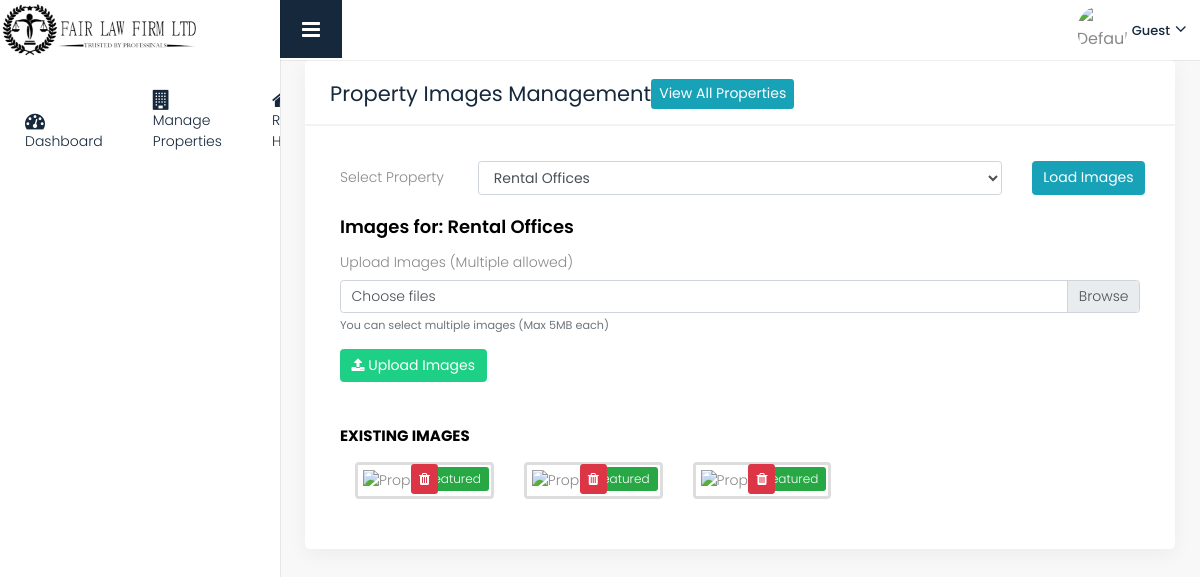
The app's page /data/property_images.php?property_id=4 (signed in) with its own data.
### tables this page shows
CREATE TABLE `properties` (
  `id` int(11) NOT NULL,
  `title` varchar(255) NOT NULL,
  `description` text NOT NULL,
  `property_status` enum('For Rent','For Sale','Not Available') NOT NULL,
  `property_type` varchar(100) NOT NULL,
  `price` varchar(50) NOT NULL DEFAULT '',
  `property_size` varchar(50) NOT NULL,
  `bedroom` int(11) DEFAULT NULL,
  `bathroom` int(11) DEFAULT NULL,
  `street` varchar(255) NOT NULL,
  `status` enum('Active','Inactive','Pending') DEFAULT 'Active',
  `sector` varchar(255) DEFAULT NULL,
  `district` varchar(255) DEFAULT NULL,
  `country` varchar(255) NOT NULL,
  `created_at` timestamp NULL DEFAULT current_timestamp(),
  `floor` varchar(50) DEFAULT NULL,
  `months` int(11) DEFAULT NULL
);

CREATE TABLE `property_images` (
  `id` int(11) NOT NULL,
  `property_id` int(11) NOT NULL,
  `image_name` varchar(255) NOT NULL,
  `is_featured` tinyint(1) DEFAULT 0,
  `image_path` varchar(255) NOT NULL
);

### data/property_images.php (the view, shortened to what this page needs)
<?php
require_once 'include/header.php';
require_once 'propertyMgt/config.php';
$properties = $conn->query("SELECT id, title FROM properties ORDER BY title")->fetchAll(PDO::FETCH_ASSOC);
$property_images = [];
$current_property = null;
if (isset($_GET['property_id'])) {
    $property_id = $_GET['property_id'];
    $stmt = $conn->prepare("SELECT id, title FROM properties WHERE id = ?");
    $stmt->execute([$property_id]);
    $current_property = $stmt->fetch(PDO::FETCH_ASSOC);
    $stmt = $conn->prepare("SELECT * FROM property_images WHERE property_id = ? ORDER BY is_featured DESC, id DESC");
    $stmt->execute([$property_id]);
    $property_images = $stmt->fetchAll(PDO::FETCH_ASSOC);
}
?>
<!DOCTYPE html>
<html lang="en">
<head>
</head>
<body>
    <div class="row column1">
        <div class="col-md-12">
            <div class="white_shd full margin_bottom_30">
                <div class="full graph_head">
                    <div class="heading1 margin_0 d-flex justify-content-between align-items-center">
                        <h2>Property Images Management</h2>
                        <a href="display_rental.php" class="btn btn-info btn-sm">View All Properties</a>
                    </div>
                </div>
                <div class="full progress_bar_inner">
                    <div class="row">
                        <div class="col-md-12">
                            <div class="full padding_infor_info">
                                <form method="get" action="property_images.php" class="mb-4">
                                    <div class="form-group row">
                                        <label class="col-sm-2 col-form-label">Select Property</label>
                                        <div class="col-sm-8">
                                            <select class="form-control" name="property_id" required>
                                                <?php foreach ($properties as $property): ?>
                                                    <option value="<?php echo $property['id']; ?>" <?php echo isset($_GET['property_id']) && $_GET['property_id'] == $property['id'] ? 'selected' : ''; ?>>
                                                        <?php echo htmlspecialchars($property['title']); ?>
                                                    </option>
                                                <?php endforeach; ?>
                                            </select>
                                        </div>
                                        <div class="col-sm-2">
                                            <button type="submit" class="btn btn-info">Load Images</button>
                                        </div>
                                    </div>
                                </form>
                                <?php if (isset($_GET['property_id']) && $current_property): ?>
                                    <h4>Images for: <?php echo htmlspecialchars($current_property['title']); ?></h4>
                                    <form method="post" action="property_images.php" enctype="multipart/form-data" class="mb-5">
                                        <div class="form-group">
                                            <label>Upload Images (Multiple allowed)</label>
                                            <div class="custom-file">
                                                <label class="custom-file-label" for="imageUpload">Choose files</label>
                                            </div>
                                            <small class="form-text text-muted">You can select multiple images (Max 5MB each)</small>
                                        </div>
                                        <div class="form-group">
                                            <button type="submit" name="submit" class="btn btn-success">
                                                <i class="fa fa-upload"></i> Upload Images
                                            </button>
                                        </div>
                                    </form>
                                    <div class="mt-4">
                                        <h5>Existing Images</h5>
                                        <?php if (count($property_images) > 0): ?>
                                            <div class="d-flex flex-wrap">
                                                <?php foreach ($property_images as $image): ?>
                                                    <div class="image-container">
                                                        <?php if ($image['is_featured']): ?>
                                                            <span class="featured-badge">Featured</span>
                                                        <?php endif; ?>
                                                        <div class="image-actions">
                                                            <a href="property_images.php?delete_image=<?php echo $image['id']; ?>&property_id=<?php echo $current_property['id']; ?>"
                                                               class="btn btn-sm btn-danger"
                                                               onclick="return confirm('Are you sure you want to delete this image?')"
                                                               title="Delete">
                                                                <i class="fa fa-trash"></i>
                                                            </a>
                                                        </div>
                                                    </div>
                                                <?php endforeach; ?>
                                            </div>
                                        <?php else: ?>
                                            <div class="alert alert-info">No images found for this property.</div>
                                        <?php endif; ?>
                                    </div>
                                <?php elseif (isset($_GET['property_id'])): ?>
                                    <div class="alert alert-danger">Property not found!</div>
                                <?php endif; ?>
                            </div>
                        </div>
                    </div>
                </div>
            </div>
        </div>
    </div>
</body>
</html>

### data/style.css (style rules this page uses)
* { margin: 0; padding: 0; outline: none !important; }
html, body { color: #898989; font-size: 14px; font-family: 'Poppins', sans-serif; line-height: normal; font-weight: 300; overflow-x: hidden !important; }
a { color: #1f1f1f; text-decoration: none !important; outline: none !important; -webkit-transition: all .3s ease-in-out; -moz-transition: all .3s ease-in-out; -ms-transition: all .3s ease-in-out; -o-transition: all .3s ease-in-out; transition: all .3s ease-in-out; }
h1, h2, h3, h4, h5, h6 { letter-spacing: 0; font-weight: normal; position: relative; padding: 0; font-weight: normal; line-height: normal; color: #1f1f1f; margin: 0 }
h4 { font-size: 16px }
h5 { font-size: 14px }
a { color: #898989; text-decoration: none; outline: none; }
a, .btn { text-decoration: none !important; outline: none !important; -webkit-transition: all .3s ease-in-out; -moz-transition: all .3s ease-in-out; -ms-transition: all .3s ease-in-out; -o-transition: all .3s ease-in-out; transition: all .3s ease-in-out; }
.btn-success { color: #fff; background-color: #1ed085; border-color: #1ed085; }
.padding_infor_info { padding: 35px 35px; float: left; width: 100%; }
button i { color: #fff; }
h2 { font-size: 30px; color: #000; line-height: 20px; font-weight: 700; position: relative; }
h4 { font-size: 18px; color: #000; line-height: 21px; font-weight: 600; text-transform: none; margin-bottom: 15px; }
h5 { font-size: 15px; font-weight: 700; text-transform: uppercase; margin: 0; line-height: normal; color: #000; }
button, input, select, textarea, option { font-family: 'Poppins', sans-serif; }
.full { width: 100%; float: left; }
.heading1 h2 { line-height: normal; font-size: 21px; font-weight: 400; margin: 0; padding-left: 0; color: #15283c; letter-spacing: 0px; }
.margin_0 { margin: 0 !important; }
i, span { display: inline-block; }
.graph_head { padding: 18px 25px 15px; float: left; width: 100%; border-bottom: solid #f3f3f3 2px; }
.heading1 { float: left; padding: 0 0 20px 0; width: 100%; margin-top: 50px; }
.graph_head .heading1 { float: left; padding: 0; width: auto; }
.margin_bottom_30 { margin-bottom: 30px; }
.white_shd { background: #fff; box-shadow: 0 5px 20px rgba(0, 0, 0, 0.05); border-radius: 5px; margin-top: 0; }
.btn { font-size: 14px; }

### data/property_images.php (style rules this page uses)
.featured-badge { position: absolute; top: 10px; right: 10px; background-color: #28a745; color: white; padding: 3px 8px; border-radius: 3px; font-size: 12px; }
.image-container { position: relative; display: inline-block; margin: 10px; }
.image-actions { position: absolute; bottom: 10px; left: 0; right: 0; text-align: center; }

### records on screen
properties: title "Rental Offices"
property_images: is_featured "Featured"
property_images: is_featured "Featured"
property_images: is_featured "Featured"

### other values on screen
form field property_id "Rental Offices"
